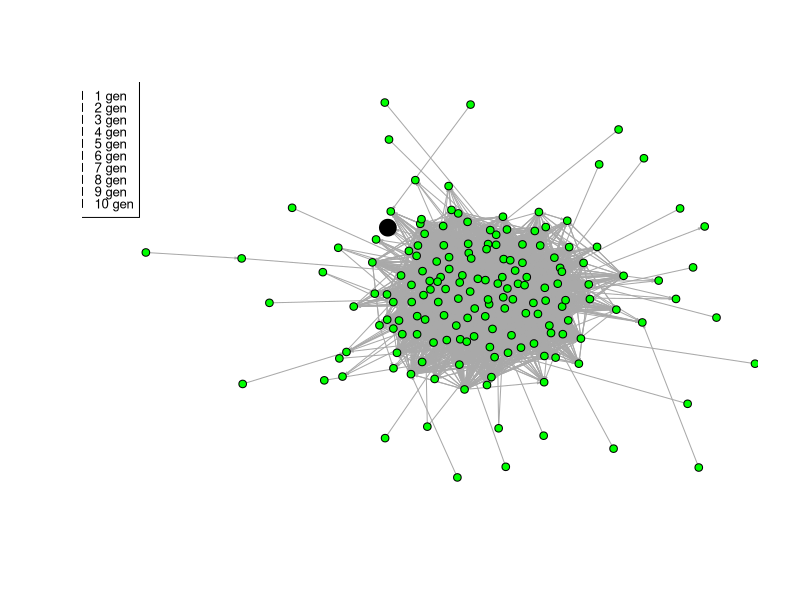

Source code (R):
library(igraph)

raw_graph_data = read.csv(file="social_network_graph_data.csv", header=FALSE, sep=" ")

graph_data <- raw_graph_data[3:nrow(raw_graph_data), 1:2]
str(graph_data)

raw_graph <- graph_from_data_frame(graph_data, directed=TRUE)
graph = simplify(raw_graph)

# check if graph has 167 vertices & 5783 edges
print(vcount(graph))
print(ecount(graph))

# CONDUCT DISTRIBUTION SIMULATION

# mark all nodes as non-infected
for(vertex_index in V(graph)) {
  V(graph)[vertex_index]$infected = F
  V(graph)[vertex_index]$color = "green"
}
print(V(graph)$infected)

# set a random node to be infected
random_index = sample(1:vcount(graph), 1)
print(random_index)
V(graph)[random_index]$infected = T
V(graph)[random_index]$color = "black"

# create 0-init matrix where the source-of-infection node is 1
size_matrix = matrix(0, nrow = vcount(graph), ncol = 1)
size_matrix[random_index, 1] <- 1

iterations = 10
v <- rep("Gen", iterations)
legend_descriptions <- c(1:10)
legend_descriptions <- lapply(legend_descriptions, paste0, " gen")
legend_descriptions
iteration_colors = c("black", "blanchedalmond", "blue", "blueviolet", "cyan", "darkgoldenrod1", "darkolivegreen1", "firebrick1", "deeppink", "lightskyblue")

#infect neighbors of sampled node
for(neighbor in neighbors(graph, V(graph)[random_index])) {
  V(graph)[neighbor]$infected=T
  V(graph)[neighbor]$color="red"
}

plot(graph, rescale = TRUE, ylim=c(-1,1), xlim=c(-1.1,0.9), edge.arrow.size = .15, asp = 0, 
     vertex.label=NA, vertex.size=2.5+3*as.matrix(size_matrix), layout=layout.drl(graph))

legend(-1.15, .75, y.intersp = .75, xjust = .5, yjust = .5, legend=as.vector(legend_descriptions), fill = iteration_colors, cex=0.8)
